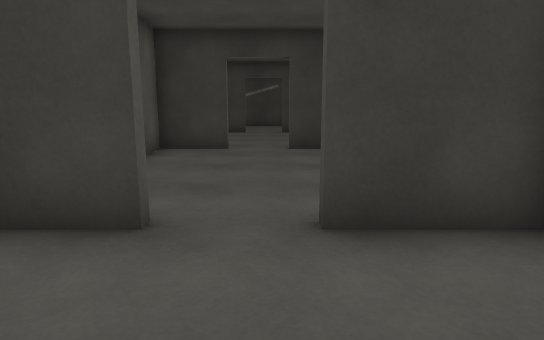
[1] (above)

24 first-person views from a walk through a Unity game level. The camera is 1.2 m above the floor, tilts 10° down and sees 75° across. The floor is counted in squares, 1 m on a side. Each view is taken from the middle of a square. On the plan, view 1 faces up. The plan holds only what a view shows up to about 14 squares ahead; the rest is blank. The place goes on beyond the plan. Door leaves are left out, so doorways stand open.

[2]
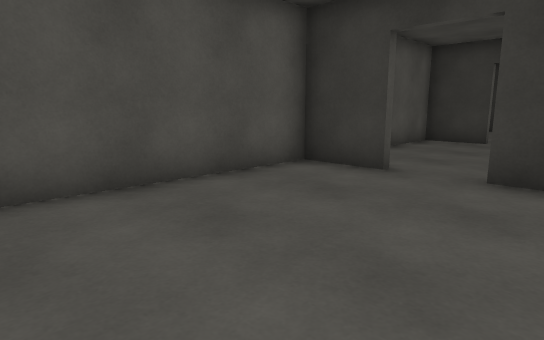

[3]
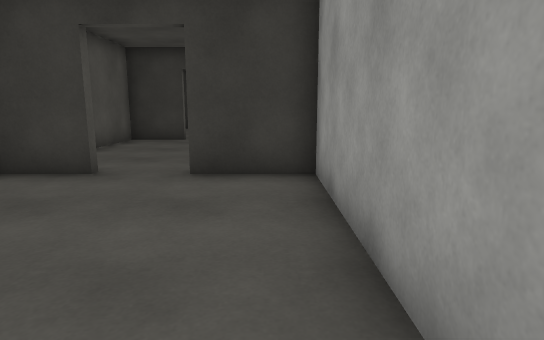

[4]
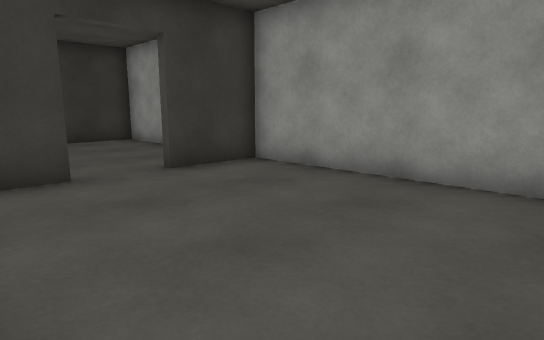

[5]
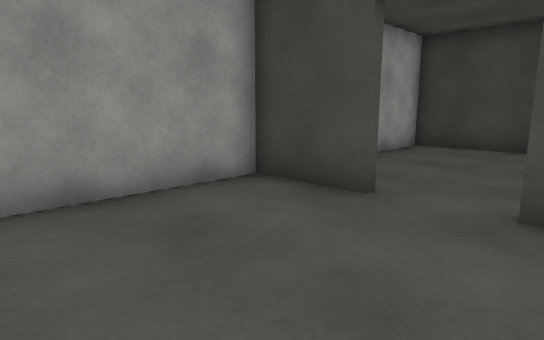

[6]
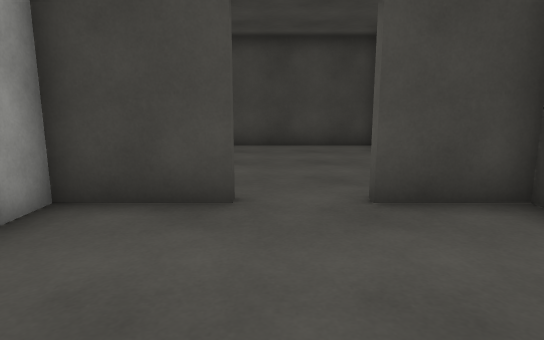

[7]
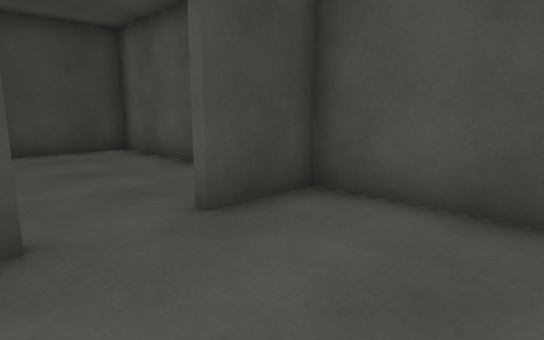

[8]
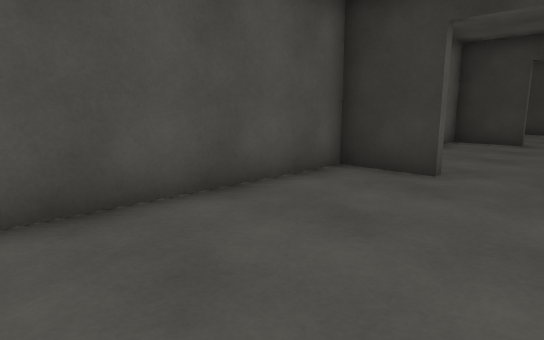

[9]
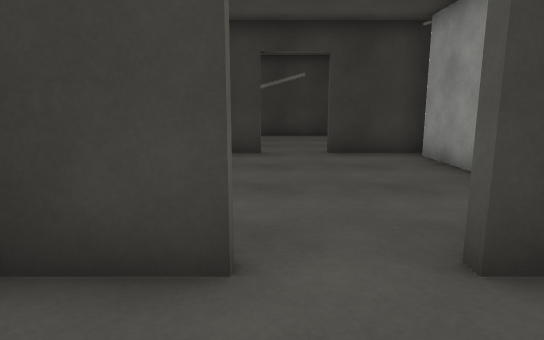

[10]
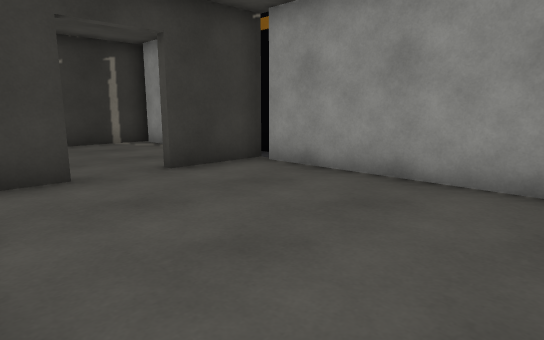

[11]
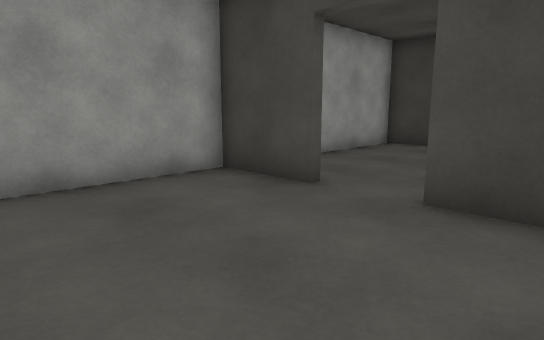

[12]
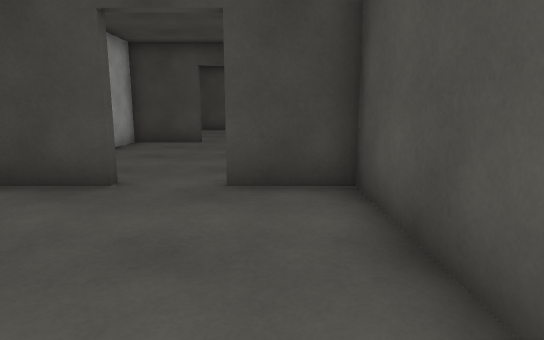

[13]
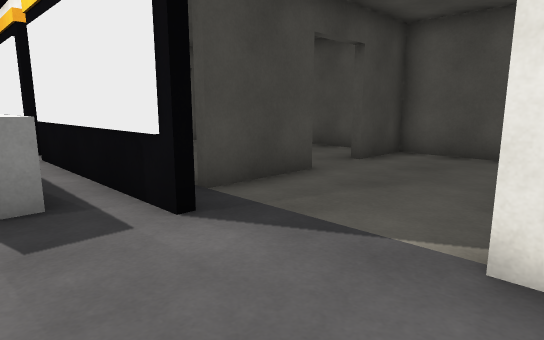

[14]
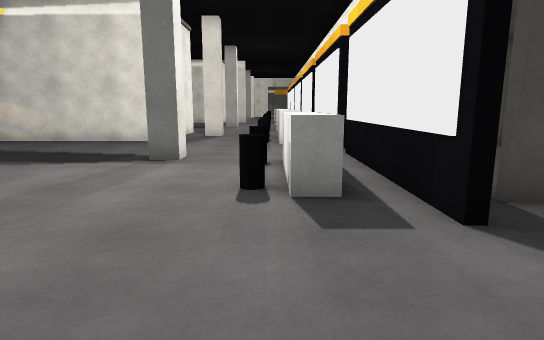

[15]
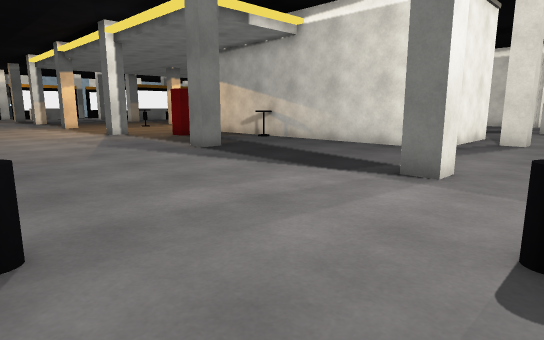

[16]
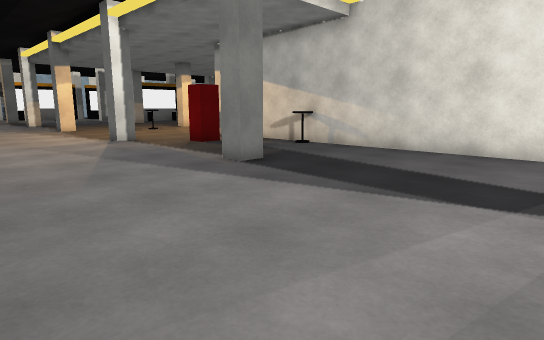

[17]
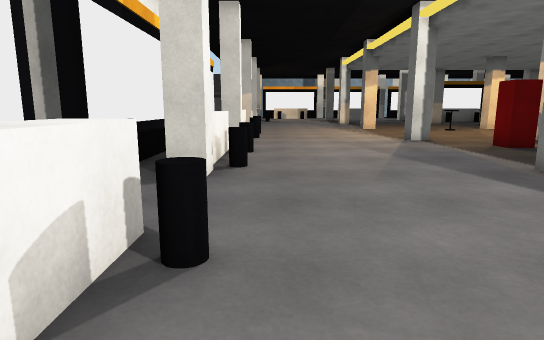

[18]
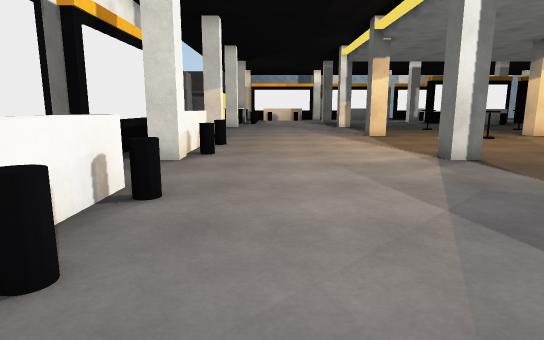

[19]
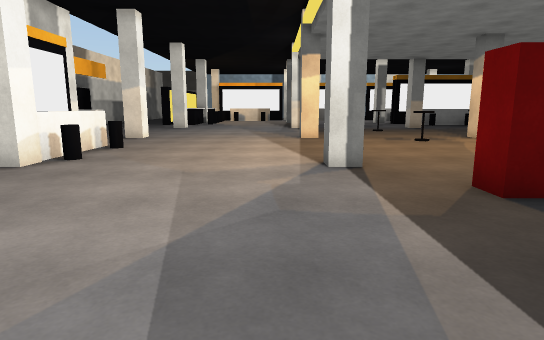

[20]
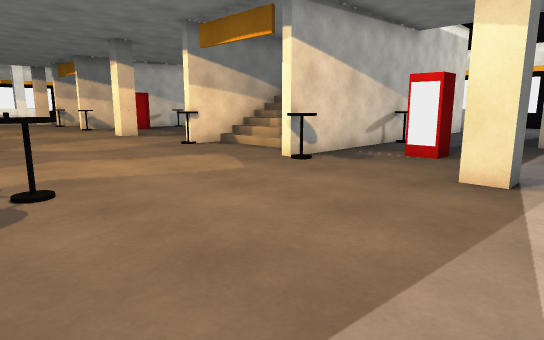

[21]
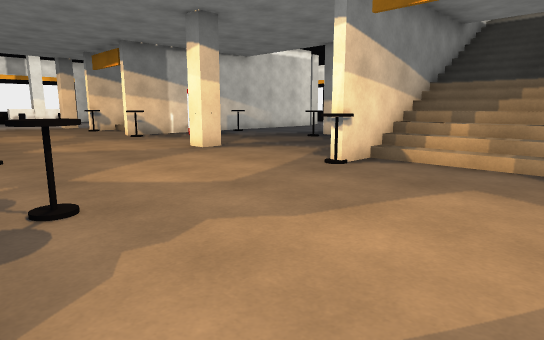

[22]
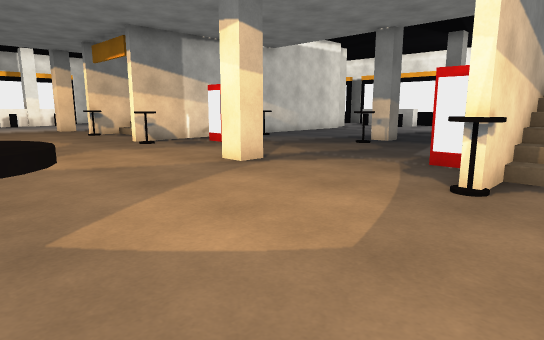

[23]
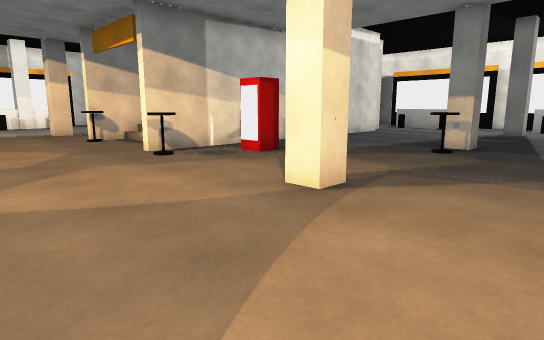

[24]
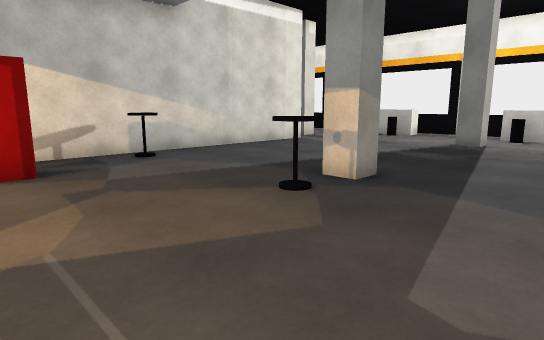

### Floor plan
Key: @ floor where view 1 was taken; # wall or solid block; x gap in a wall; . main floor; : floor 0.25 m higher than the main floor; / step, stairs or slope; = window, fence, low wall or low ledge; ^ raised ledge; O other object.
Columns run from 4 left of view 1 to 29 right of it. Each row starts with its distance up from view 1.
 23     ...#           ##     ##
 22    ....#. .      # ###### ######
 21    .......     ^^...^ ^^...^ ^   #
 20 #............O ^O...O^^O...O^^O..#
 19 #.................................
 18 #.......#.........................
 17 ###..####^O.......................
 16 #......##^^.......................
 15 #......##^^.......................
 14 #......##^ ......................#
 13 #......## ..#......#......#......#
 12 #......#. ..............O.........
 11 #......## ..............O.........
 10 ###..####^ ..........O....O.....O.
  9 #......##^^...#############O....O.
  8 #......##   ..#    ##  ///........
  7 #......#    ..#    #= ////.......#
  6 #......#    #x#    #= ////.......
  5 #......#    ..#    ###///:......O
  4  ......#              ##O##O....O
  3 ###..###             ...O........
  2 #......#      ...................
  1 #......## ^......................
  0 #...@..##^O..........O.... .....
 -1 #......#    #......#xO....  ....
 -2 #......#    ....................
 -3 #......#    ...  ...............
 -4 ###..###        ........O.......
 -5   ....         ......O..O.O.....
 -6  ......        ......O....OO....
 -7 #......       #############.....
 -8 #......#                  .....
 -9 #......#                 /....
-10 #......#                 :O...
-11 ########                 ##O..
-12                            ...
-13                             ..

Where each view was taken, in squares from view 1:
view 1: 0 up, 0 right, facing up
view 2: 3 down, 2 right, facing up-left
view 3: 3 down, 2 right, facing up
view 4: 3 down, 3 left, facing up-right
view 5: 1 up, 2 left, facing down-right
view 6: 1 up, 0 right, facing down
view 7: 0 up, 1 right, facing down-left
view 8: 4 up, 1 right, facing up-left
view 9: 8 up, 1 left, facing up
view 10: 11 up, 3 left, facing up-right
view 11: 15 up, 3 left, facing down-right
view 12: 16 up, 2 left, facing down
view 13: 22 up, 6 right, facing down-left
view 14: 22 up, 6 right, facing down
view 15: 20 up, 6 right, facing down-right
view 16: 19 up, 9 right, facing down-right
view 17: 19 up, 9 right, facing right
view 18: 18 up, 14 right, facing right
view 19: 15 up, 15 right, facing right
view 20: 15 up, 29 right, facing down-left
view 21: 9 up, 29 right, facing down-left
view 22: 6 up, 28 right, facing down-left
view 23: 3 up, 27 right, facing down-left
view 24: 3 up, 21 right, facing down-left
